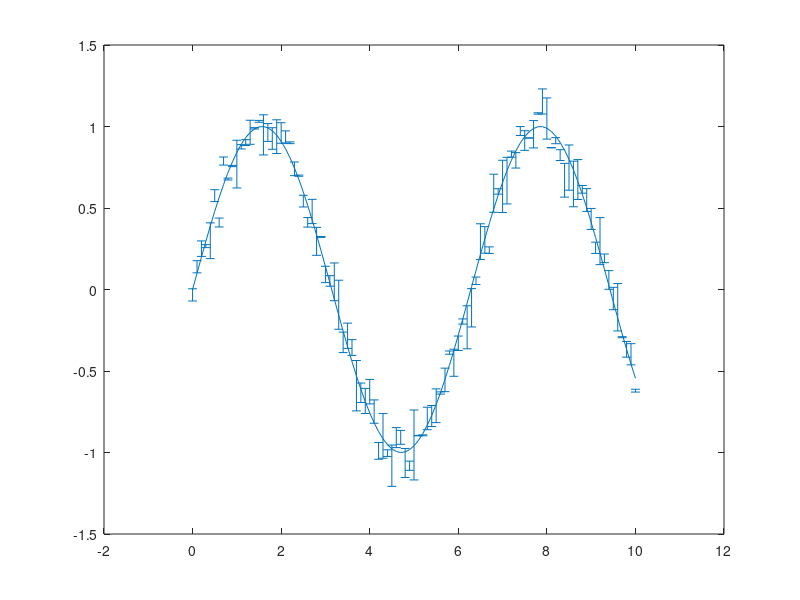

Write the MATLAB code that produced this figure.
#!/usr/bin/octave -qf
% Author    : Bhishan Poudel
% Date      : May 25, 2016
% Ref       : https://www.gnu.org/software/octave/doc/v4.0.0/Two_002dDimensional-Plots.html

x = 0:0.1:10;
y = sin (x);
yp =  0.1 .* randn (size (x));
ym = -0.1 .* randn (size (x));
errorbar (x, sin (x), ym, yp);
pause;



%  Function File: errorbar (y, ey)
%  Function File: errorbar (y, …, fmt)
%  Function File: errorbar (x, y, ey)
%  Function File: errorbar (x, y, err, fmt)
%  Function File: errorbar (x, y, lerr, uerr, fmt)
%  Function File: errorbar (x, y, ex, ey, fmt)
%  Function File: errorbar (x, y, lx, ux, ly, uy, fmt)
%  Function File: errorbar (x1, y1, …, fmt, xn, yn, …)
%  Function File: errorbar (hax, …)
%  Function File: h = errorbar (…)
%  Create a 2-D plot with errorbars.

%  Many different combinations of arguments are possible. The simplest form is

%  errorbar (y, ey)
%  where the first argument is taken as the set of y coordinates, the second
%  argument ey are the errors around the y values, and the x coordinates are
%  taken to be the indices of the elements (1:numel (y)).

%  The general form of the function is

%  errorbar (x, y, err1, …, fmt, …)
%  After the x and y arguments there can be 1, 2, or 4 parameters specifying
%  the error values depending on the nature of the error values and the plot
%  format fmt.

%  err (scalar)
%  When the error is a scalar all points share the same error value.
%  The errorbars are symmetric and are drawn from data-err to data+err.
%  The fmt argument determines whether err is in the x-direction,
%  y-direction (default), or both.

%  err (vector or matrix)
%  Each data point has a particular error value.
%  The errorbars are symmetric and are drawn from data(n)-err(n) to data(n)+err(n).

%  lerr, uerr (scalar)
%  The errors have a single low-side value and a single upper-side value.
%  The errorbars are not symmetric and are drawn from data-lerr to data+uerr.

%  lerr, uerr (vector or matrix)
%  Each data point has a low-side error and an upper-side error.
%  The errorbars are not symmetric and are drawn from data(n)-lerr(n)
%  to data(n)+uerr(n).

%  Any number of data sets (x1,y1, x2,y2, …) may appear as long as they
%  are separated by a format string fmt.

%  If y is a matrix, x and the error parameters must also be matrices having
%  the same dimensions. The columns of y are plotted versus the
%  corresponding columns of x and errorbars are taken from the corresponding
%  columns of the error parameters.

%  If fmt is missing, the yerrorbars ("~") plot style is assumed.

%  If the fmt argument is supplied then it is interpreted, as in normal plots,
%  to specify the line style, marker, and color. In addition, fmt may include
%  an errorbar style which must precede the ordinary format codes.
%  The following errorbar styles are supported:

%  ‘~’
%  Set yerrorbars plot style (default).

%  ‘>’
%  Set xerrorbars plot style.

%  ‘~>’
%  Set xyerrorbars plot style.

%  ‘#~’
%  Set yboxes plot style.

%  ‘#’
%  Set xboxes plot style.

%  ‘#~>’
%  Set xyboxes plot style.

%  If the first argument hax is an axes handle, then plot into this axis,
%  rather than the current axes returned by gca.

%  The optional return value h is a handle to the hggroup object representing
%  the data plot and errorbars.

%  Note: For compatibility with MATLAB a line is drawn through all data points.
%  However, most scientific errorbar plots are a scatter plot of points with
%  errorbars. To accomplish this, add a marker style to the fmt argument such as
%  ".". Alternatively, remove the line by modifying the returned graphic handle
%  with set (h, "linestyle", "none").

%  Examples:

%  errorbar (x, y, ex, ">.r")
%  produces an xerrorbar plot of y versus x with x errorbars drawn from x-ex to
%  x+ex. The marker "." is used so no connecting line is drawn and the
%  errorbars appear in red.

%  errorbar (x, y1, ey, "~",
          %  x, y2, ly, uy)
%  produces yerrorbar plots with y1 and y2 versus x. Errorbars for y1 are drawn
%  from y1-ey to y1+ey, errorbars for y2 from y2-ly to y2+uy.

%  errorbar (x, y, lx, ux,
          %  ly, uy, "~>")
%  produces an xyerrorbar plot of y versus x in which x errorbars are drawn from
%  x-lx to x+ux and y errorbars from y-ly to y+uy.

